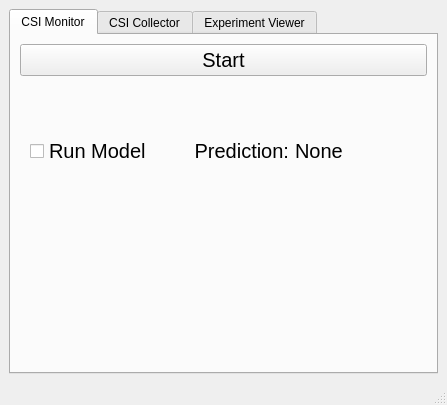
<?xml version="1.0" encoding="UTF-8"?>
<ui version="4.0">
 <class>MainWindow</class>
 <widget class="QMainWindow" name="MainWindow">
  <property name="geometry">
   <rect>
    <x>0</x>
    <y>0</y>
    <width>447</width>
    <height>405</height>
   </rect>
  </property>
  <property name="windowTitle">
   <string>CSI HAR Demo</string>
  </property>
  <widget class="QWidget" name="centralwidget">
   <layout class="QHBoxLayout" name="horizontalLayout_6">
    <item>
     <widget class="QTabWidget" name="tabWidget">
      <property name="currentIndex">
       <number>0</number>
      </property>
      <widget class="QWidget" name="tab">
       <attribute name="title">
        <string>CSI Monitor</string>
       </attribute>
       <layout class="QVBoxLayout" name="verticalLayout_3">
        <item>
         <widget class="QPushButton" name="pushButton_3">
          <property name="font">
           <font>
            <pointsize>15</pointsize>
           </font>
          </property>
          <property name="text">
           <string>Start</string>
          </property>
         </widget>
        </item>
        <item>
         <layout class="QHBoxLayout" name="horizontalLayout_7">
          <item alignment="Qt::AlignRight">
           <widget class="QCheckBox" name="checkBox">
            <property name="sizePolicy">
             <sizepolicy hsizetype="Expanding" vsizetype="Fixed">
              <horstretch>0</horstretch>
              <verstretch>0</verstretch>
             </sizepolicy>
            </property>
            <property name="minimumSize">
             <size>
              <width>70</width>
              <height>0</height>
             </size>
            </property>
            <property name="font">
             <font>
              <pointsize>15</pointsize>
             </font>
            </property>
            <property name="text">
             <string>Run Model</string>
            </property>
            <property name="checkable">
             <bool>true</bool>
            </property>
           </widget>
          </item>
          <item>
           <widget class="QLabel" name="label_11">
            <property name="font">
             <font>
              <pointsize>15</pointsize>
             </font>
            </property>
            <property name="text">
             <string>&lt;html&gt;&lt;head/&gt;&lt;body&gt;&lt;p align=&quot;right&quot;&gt;Prediction:&lt;/p&gt;&lt;/body&gt;&lt;/html&gt;</string>
            </property>
           </widget>
          </item>
          <item>
           <widget class="QLabel" name="label_12">
            <property name="font">
             <font>
              <pointsize>15</pointsize>
             </font>
            </property>
            <property name="text">
             <string>None</string>
            </property>
           </widget>
          </item>
         </layout>
        </item>
        <item>
         <widget class="LivePlotWidget" name="livePlotWidget" native="true">
          <property name="autoFillBackground">
           <bool>false</bool>
          </property>
         </widget>
        </item>
       </layout>
      </widget>
      <widget class="QWidget" name="tab_2">
       <attribute name="title">
        <string>CSI Collector</string>
       </attribute>
       <layout class="QVBoxLayout" name="verticalLayout_2">
        <item>
         <widget class="QFrame" name="frame_2">
          <property name="frameShape">
           <enum>QFrame::StyledPanel</enum>
          </property>
          <property name="frameShadow">
           <enum>QFrame::Raised</enum>
          </property>
          <layout class="QHBoxLayout" name="horizontalLayout_3">
           <item>
            <widget class="QLabel" name="label_3">
             <property name="font">
              <font>
               <pointsize>15</pointsize>
              </font>
             </property>
             <property name="text">
              <string>&lt;html&gt;&lt;head/&gt;&lt;body&gt;&lt;p align=&quot;center&quot;&gt;Experiment Duration:&lt;/p&gt;&lt;/body&gt;&lt;/html&gt;</string>
             </property>
            </widget>
           </item>
           <item alignment="Qt::AlignVCenter">
            <widget class="QLineEdit" name="lineEdit">
             <property name="maximumSize">
              <size>
               <width>381</width>
               <height>16777215</height>
              </size>
             </property>
             <property name="font">
              <font>
               <pointsize>15</pointsize>
              </font>
             </property>
             <property name="placeholderText">
              <string>Enter experiment duration in seconds...</string>
             </property>
             <property name="clearButtonEnabled">
              <bool>false</bool>
             </property>
            </widget>
           </item>
          </layout>
         </widget>
        </item>
        <item>
         <widget class="QPushButton" name="pushButton_2">
          <property name="font">
           <font>
            <pointsize>15</pointsize>
           </font>
          </property>
          <property name="text">
           <string>Start</string>
          </property>
         </widget>
        </item>
        <item>
         <widget class="QFrame" name="frame">
          <property name="frameShape">
           <enum>QFrame::StyledPanel</enum>
          </property>
          <property name="frameShadow">
           <enum>QFrame::Raised</enum>
          </property>
          <layout class="QHBoxLayout" name="horizontalLayout_2">
           <item>
            <widget class="QLabel" name="label">
             <property name="font">
              <font>
               <pointsize>15</pointsize>
              </font>
             </property>
             <property name="text">
              <string>&lt;html&gt;&lt;head/&gt;&lt;body&gt;&lt;p align=&quot;right&quot;&gt;Timer:&lt;/p&gt;&lt;/body&gt;&lt;/html&gt;</string>
             </property>
            </widget>
           </item>
           <item>
            <widget class="QLabel" name="label_2">
             <property name="font">
              <font>
               <pointsize>20</pointsize>
               <italic>false</italic>
               <bold>true</bold>
               <underline>false</underline>
               <strikeout>false</strikeout>
               <kerning>true</kerning>
              </font>
             </property>
             <property name="text">
              <string>&lt;html&gt;&lt;head/&gt;&lt;body&gt;&lt;p&gt;11:52&lt;/p&gt;&lt;/body&gt;&lt;/html&gt;</string>
             </property>
            </widget>
           </item>
          </layout>
         </widget>
        </item>
       </layout>
      </widget>
      <widget class="QWidget" name="tab_3">
       <attribute name="title">
        <string>Experiment Viewer</string>
       </attribute>
       <layout class="QVBoxLayout" name="verticalLayout_6">
        <item>
         <layout class="QVBoxLayout" name="verticalLayout">
          <item>
           <layout class="QHBoxLayout" name="horizontalLayout_5">
            <item>
             <widget class="QPushButton" name="pushButton">
              <property name="font">
               <font>
                <pointsize>13</pointsize>
               </font>
              </property>
              <property name="text">
               <string>Load File</string>
              </property>
             </widget>
            </item>
            <item>
             <widget class="QLabel" name="label_5">
              <property name="font">
               <font>
                <pointsize>13</pointsize>
               </font>
              </property>
              <property name="text">
               <string>&lt;html&gt;&lt;head/&gt;&lt;body&gt;&lt;p&gt;file_name.mp4&lt;/p&gt;&lt;/body&gt;&lt;/html&gt;</string>
              </property>
             </widget>
            </item>
           </layout>
          </item>
          <item>
           <widget class="QPushButton" name="pushButton_4">
            <property name="font">
             <font>
              <pointsize>13</pointsize>
             </font>
            </property>
            <property name="text">
             <string>Start Playback</string>
            </property>
           </widget>
          </item>
         </layout>
        </item>
        <item>
         <widget class="QSplitter" name="splitter_3">
          <property name="orientation">
           <enum>Qt::Vertical</enum>
          </property>
          <widget class="QSplitter" name="splitter">
           <property name="orientation">
            <enum>Qt::Horizontal</enum>
           </property>
           <widget class="QWidget" name="layoutWidget">
            <layout class="QVBoxLayout" name="verticalLayout_4">
             <item alignment="Qt::AlignHCenter">
              <widget class="QLabel" name="label_6">
               <property name="sizePolicy">
                <sizepolicy hsizetype="Preferred" vsizetype="Preferred">
                 <horstretch>2</horstretch>
                 <verstretch>0</verstretch>
                </sizepolicy>
               </property>
               <property name="minimumSize">
                <size>
                 <width>140</width>
                 <height>0</height>
                </size>
               </property>
               <property name="font">
                <font>
                 <pointsize>13</pointsize>
                </font>
               </property>
               <property name="autoFillBackground">
                <bool>false</bool>
               </property>
               <property name="text">
                <string>&lt;html&gt;&lt;head/&gt;&lt;body&gt;&lt;p align=&quot;center&quot;&gt;CSI Plotting&lt;/p&gt;&lt;/body&gt;&lt;/html&gt;</string>
               </property>
               <property name="alignment">
                <set>Qt::AlignCenter</set>
               </property>
              </widget>
             </item>
             <item>
              <widget class="PlotWidget" name="graphWidget_2" native="true">
               <property name="enabled">
                <bool>true</bool>
               </property>
               <property name="sizePolicy">
                <sizepolicy hsizetype="Expanding" vsizetype="Expanding">
                 <horstretch>2</horstretch>
                 <verstretch>0</verstretch>
                </sizepolicy>
               </property>
               <property name="minimumSize">
                <size>
                 <width>20</width>
                 <height>0</height>
                </size>
               </property>
              </widget>
             </item>
            </layout>
           </widget>
           <widget class="QWidget" name="layoutWidget_2">
            <layout class="QVBoxLayout" name="verticalLayout_5">
             <item alignment="Qt::AlignHCenter">
              <widget class="QLabel" name="label_7">
               <property name="sizePolicy">
                <sizepolicy hsizetype="Preferred" vsizetype="Preferred">
                 <horstretch>1</horstretch>
                 <verstretch>0</verstretch>
                </sizepolicy>
               </property>
               <property name="minimumSize">
                <size>
                 <width>140</width>
                 <height>0</height>
                </size>
               </property>
               <property name="font">
                <font>
                 <pointsize>13</pointsize>
                </font>
               </property>
               <property name="text">
                <string>&lt;html&gt;&lt;head/&gt;&lt;body&gt;&lt;p align=&quot;center&quot;&gt;Experiment Video&lt;/p&gt;&lt;/body&gt;&lt;/html&gt;</string>
               </property>
               <property name="alignment">
                <set>Qt::AlignCenter</set>
               </property>
              </widget>
             </item>
             <item>
              <widget class="QGraphicsView" name="graphicsView">
               <property name="sizePolicy">
                <sizepolicy hsizetype="Expanding" vsizetype="Expanding">
                 <horstretch>1</horstretch>
                 <verstretch>0</verstretch>
                </sizepolicy>
               </property>
               <property name="minimumSize">
                <size>
                 <width>20</width>
                 <height>0</height>
                </size>
               </property>
              </widget>
             </item>
            </layout>
           </widget>
          </widget>
          <widget class="QSplitter" name="splitter_2">
           <property name="orientation">
            <enum>Qt::Horizontal</enum>
           </property>
           <widget class="QWidget" name="layoutWidget_3">
            <layout class="QHBoxLayout" name="horizontalLayout">
             <item>
              <widget class="QLabel" name="label_4">
               <property name="font">
                <font>
                 <pointsize>13</pointsize>
                </font>
               </property>
               <property name="text">
                <string>&lt;html&gt;&lt;head/&gt;&lt;body&gt;&lt;p align=&quot;right&quot;&gt;Predited Gesture:&lt;/p&gt;&lt;/body&gt;&lt;/html&gt;</string>
               </property>
              </widget>
             </item>
             <item>
              <widget class="QLabel" name="label_10">
               <property name="font">
                <font>
                 <pointsize>13</pointsize>
                </font>
               </property>
               <property name="text">
                <string>Push-pull</string>
               </property>
              </widget>
             </item>
            </layout>
           </widget>
           <widget class="QWidget" name="layoutWidget_4">
            <layout class="QHBoxLayout" name="horizontalLayout_4">
             <item>
              <widget class="QLabel" name="label_9">
               <property name="font">
                <font>
                 <pointsize>13</pointsize>
                </font>
               </property>
               <property name="text">
                <string>&lt;html&gt;&lt;head/&gt;&lt;body&gt;&lt;p align=&quot;right&quot;&gt;True Gesture:&lt;/p&gt;&lt;/body&gt;&lt;/html&gt;</string>
               </property>
              </widget>
             </item>
             <item>
              <widget class="QLabel" name="label_8">
               <property name="font">
                <font>
                 <pointsize>13</pointsize>
                </font>
               </property>
               <property name="text">
                <string>Push-pull</string>
               </property>
              </widget>
             </item>
            </layout>
           </widget>
          </widget>
         </widget>
        </item>
       </layout>
      </widget>
     </widget>
    </item>
   </layout>
  </widget>
  <widget class="QStatusBar" name="statusbar"/>
 </widget>
 <customwidgets>
  <customwidget>
   <class>PlotWidget</class>
   <extends>QWidget</extends>
   <header>pyqtgraph</header>
   <container>1</container>
  </customwidget>
  <customwidget>
   <class>LivePlotWidget</class>
   <extends>QWidget</extends>
   <header>pglive.sources.live_plot_widget</header>
   <container>1</container>
  </customwidget>
 </customwidgets>
 <resources/>
 <connections/>
</ui>
